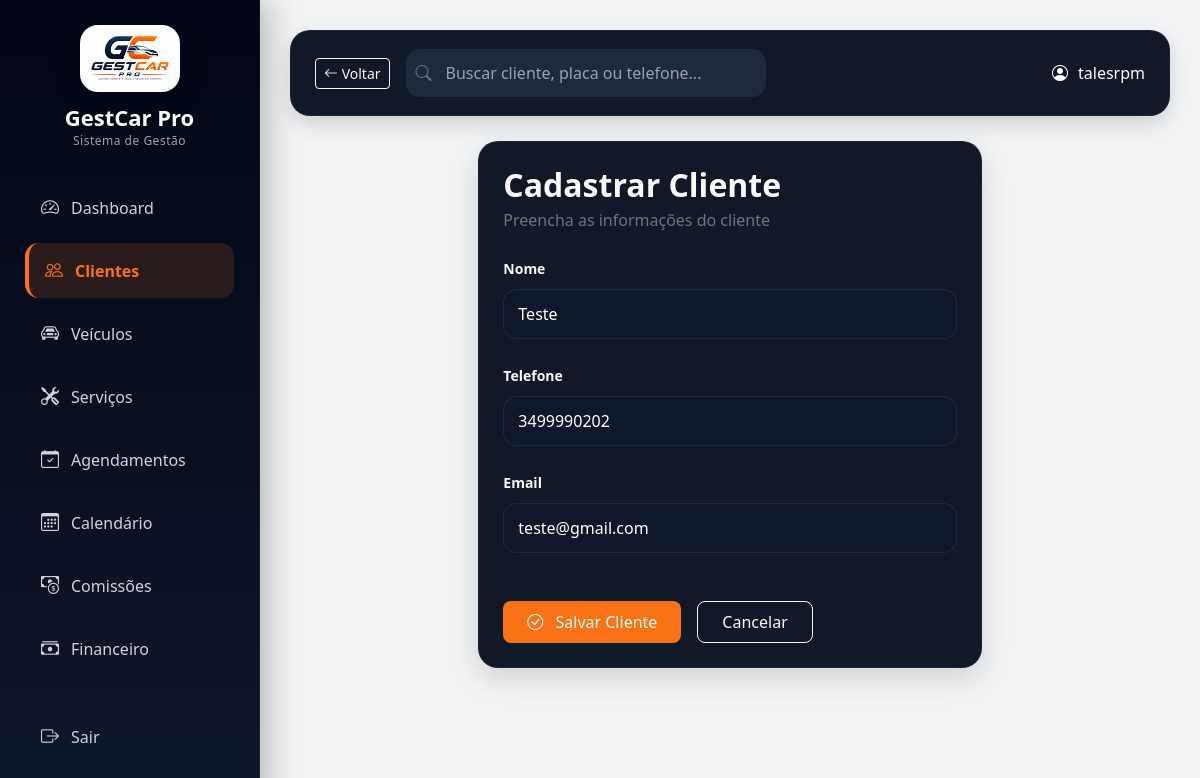
The page /clientes/editar/2/ (signed in) on the database its author committed.
### core/models.py (models this page shows, shortened)
class Cliente(models.Model):
    nome = models.CharField(max_length=100)
    telefone = models.CharField(max_length=20)
    email = models.EmailField(blank=True, null=True)
    data_cadastro = models.DateTimeField(auto_now_add=True)

### core/views.py (the view, shortened to what this page needs)
# urls.py: path('clientes/editar/<int:id>/', views.editar_cliente, name='editar_cliente'),
@login_required
def editar_cliente(request, id):
    cliente = get_object_or_404(Cliente, id=id)
    form = ClienteForm(request.POST or None, instance=cliente)
    return render(request, 'core/clientes/form.html', {'form': form})

### core/forms.py
class ClienteForm(forms.ModelForm):
    class Meta:
        model = Cliente
        fields = '__all__'
        widgets = {
            'nome': forms.TextInput(attrs={'class': 'form-control'}),
            'telefone': forms.TextInput(attrs={'class': 'form-control'}),
            'email': forms.EmailInput(attrs={'class': 'form-control'}),
        }

### core/templates/core/clientes/form.html (shortened to what this page needs)
{% extends 'core/base.html' %}
{% block content %}
<div class="row justify-content-center">
    <div class="col-lg-7">
        <div class="card border-0 rounded-4 shadow-sm"
             style="background:#111827;">
            <div class="card-body p-5">
                <div class="mb-4">
                    <h2 class="fw-bold text-light mb-1">
                        Cadastrar Cliente
                    </h2>
                    <p class="text-secondary mb-0">
                        Preencha as informações do cliente
                    </p>
                </div>
                <form method="post">
                    {% for field in form %}
                    <div class="mb-4">
                        <label class="form-label text-light fw-semibold">
                            {{ field.label }}
                        </label>
                        {{ field }}
                    </div>
                    {% endfor %}
                    <div class="d-flex gap-3 mt-5">
                        <button type="submit"
                                class="btn btn-primary px-4 py-2 rounded-3">
                            <i class="bi bi-check-circle me-2"></i>
                            Salvar Cliente
                        </button>
                        <a href="{% url 'listar_clientes' %}"
                           class="btn btn-outline-light px-4 py-2 rounded-3">
                            Cancelar
                        </a>
                    </div>
                </form>
            </div>
        </div>
    </div>
</div>
{% endblock %}

### core/templates/core/base.html (shortened to what this page needs)
{% load static %}
<!DOCTYPE html>
<html lang="pt-br">
<head>
<link href="https://cdn.jsdelivr.net/npm/bootstrap@5.3.2/dist/css/bootstrap.min.css" rel="stylesheet">
<link rel="stylesheet" href="https://cdn.jsdelivr.net/npm/bootstrap-icons@1.11.1/font/bootstrap-icons.css">
<link href="https://cdn.jsdelivr.net/npm/fullcalendar@6.1.8/index.global.min.css" rel="stylesheet">
</head>
<body>
<div class="sidebar">
<div class="logo-box">
<img src="{% static 'img/logogestcar.png' %}"
class="logo-img">
<h3 class="logo-title">
GestCar Pro
</h3>
<small class="logo-subtitle">
Sistema de Gestão
</small>
</div>
<a href="/" class="{% if request.path == '/' %}active{% endif %}">
<i class="bi bi-speedometer2"></i> Dashboard
</a>
<a href="/clientes/" class="{% if '/clientes' in request.path %}active{% endif %}">
<i class="bi bi-people"></i> Clientes
</a>
<a href="/veiculos/" class="{% if '/veiculos' in request.path %}active{% endif %}">
<i class="bi bi-car-front"></i> Veículos
</a>
<a href="/servicos/" class="{% if '/servicos' in request.path %}active{% endif %}">
<i class="bi bi-tools"></i> Serviços
</a>
<a href="/agendamentos/" class="{% if '/agendamentos' in request.path %}active{% endif %}">
<i class="bi bi-calendar-check"></i> Agendamentos
</a>
<a href="/calendario/" class="{% if '/calendario' in request.path %}active{% endif %}">
<i class="bi bi-calendar3"></i> Calendário
</a>
<a href="/comissoes/" class="{% if '/comissoes' in request.path %}active{% endif %}">
<i class="bi bi-cash-coin"></i> Comissões
</a>
<a href="{% url 'listar_financeiro' %}"
class="{% if '/financeiro' in request.path %}active{% endif %}">
<i class="bi bi-cash-stack"></i>Financeiro
</a>
<hr>
<a href="{% url 'logout' %}">
<i class="bi bi-box-arrow-right"></i> Sair
</a>
</div>
<div class="main">
<div class="topbar">
<div class="d-flex align-items-center gap-3">
{% if request.path != "/" %}
<button onclick="history.back()" class="btn btn-outline-light btn-sm">
<i class="bi bi-arrow-left"></i> Voltar
</button>
{% endif %}
<div class="search-box">
<i class="bi bi-search search-icon"></i>
<form action="/busca/" method="get">
<input
type="text"
name="q"
id="buscaGlobal"
placeholder="Buscar cliente, placa ou telefone..."
autocomplete="off"
>
</form>
</div>
</div>
<div class="user-box">
<button onclick="toggleDarkMode()" class="btn btn-theme btn-sm">
<i class="bi bi-moon"></i>
</button>
<i class="bi bi-person-circle"></i>
{{ request.user.username }}
</div>
</div>
{% block content %}
{% endblock %}
</div>
</body>
</html>

### core/templates/core/base.html (style rules this page uses)
:root { --bg:#f3f4f6; --sidebar:#111827; --text:#111827; --hover:#1f2937; --active:#2563eb; --brand:#f97316; }
body { background:var(--bg); color:var(--text); font-family:Segoe UI; margin:0; transition:.3s; }
.sidebar { width:260px; height:100vh; background:linear-gradient( 180deg, #020617 0%, #0f172a 100% ); position:fixed; padding:25px; border-right:1px solid rgba(255,255,255,.05); box-shadow:8px 0 30px rgba(0,0,0,.25); }
.sidebar a { display:flex; align-items:center; gap:10px; padding:14px 16px; border-radius:14px; color:#cbd5e1; text-decoration:none; margin-bottom:8px; transition:.25s; font-weight:500; }
.sidebar a.active { background:rgba(249,115,22,.15); color:#f97316; font-weight:600; border-left:4px solid #f97316; }
.sidebar i { font-size:18px; min-width:20px; }
.logo-box { display:flex; flex-direction:column; align-items:center; margin-bottom:30px; }
.logo-img { width:100px; border-radius:18px; margin-bottom:12px; box-shadow:0 8px 25px rgba(0,0,0,.25); transition:.3s; }
.logo-title { color:#fff; font-size:22px; font-weight:700; margin:0; line-height:1.2; }
.logo-subtitle { color:#94a3b8; font-size:12px; letter-spacing:.5px; margin-top:2px; }
.main { margin-left:260px; padding:30px; }
.topbar { display:flex; justify-content:space-between; align-items:center; margin-bottom:25px; padding:18px 24px; background:#111827; border-radius:20px; border:1px solid rgba(255,255,255,.05); box-shadow:0 8px 20px rgba(0,0,0,.15); }
.topbar { color:white; }
.user-box { display:flex; align-items:center; gap:10px; }
.search-box { position:relative; width:360px; }
.search-box input { width:100%; height:48px; padding:10px 15px 10px 40px; border-radius:14px; border:none; outline:none; background:#1e293b; color:white; }
.search-box input::placeholder { color:#94a3b8; }
.search-icon { position:absolute; left:10px; top:50%; transform:translateY(-50%); color:#64748b; }
.btn { transition:0.2s; }
.btn-theme { border:1px solid var(--text); color:var(--text); background:transparent; }
.form-control, .form-select { background:#0f172a !important; border:1px solid rgba(255,255,255,.08) !important; color:#fff !important; border-radius:14px !important; padding:12px 14px !important; transition:.25s; box-shadow:none !important; }
.form-label { margin-bottom:10px; font-size:14px; }
.form-control::placeholder { color:#64748b; }
.card { background:#111827 !important; border:1px solid rgba(255,255,255,.05) !important; border-radius:20px !important; box-shadow:0 10px 30px rgba(0,0,0,.15) !important; }
.card-body { padding:24px !important; }
.btn-primary { background:#f97316 !important; border:none !important; }

### rows shown on the page
Cliente: form "Teste" "3499990202" "teste@gmail.com"

### other values the page prints
{{ request.user.username }} "talesrpm"
{{ field.label }} "Nome" "Telefone" "Email"
